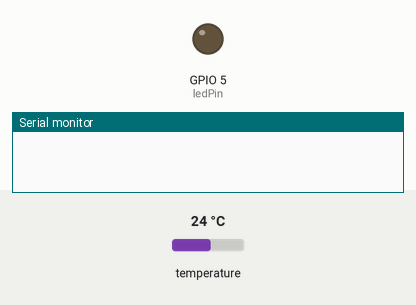
This sketch was run on a simulated ESP8266 (NodeMCU). Shown: output pins drawn as LEDs (lit = HIGH), the last lines printed to the serial monitor. The inputs (shaded band) are chosen by the test bench; at power-on: temperature 24 °C. WiFi joins after 1.5 s; servers stay silent unless stated; no MQTT or app messages arrive unless stated. At 2.6 s the program puts the board to deep sleep or switches it off; the recording ends there.

Above: at 0.0 s.
At 1.6 s:
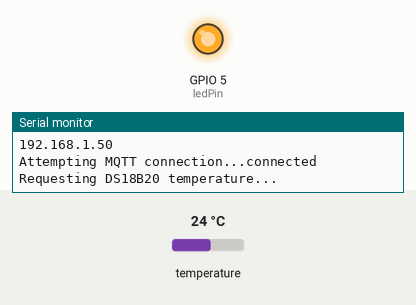
Timing chart, 0 to 2.6 s (numbered marks = the images above):
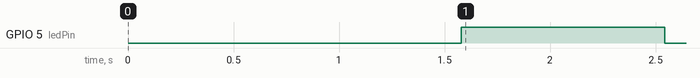

Measured:
- by itself, GPIO 5 (ledPin): LOW → HIGH at 1.6 s, → LOW 0.97 s later

The sketch:

NodeMCU_DS18B20_MQTT_ota.ino
```cpp
/*Sketch which publishes temperature data from a DS1820 sensor to a MQTT topic.
This sketch goes in deep sleep mode once the temperature has been sent to the MQTT
topic and wakes up periodically (configure SLEEP_DELAY_IN_SECONDS accordingly).
Hookup guide:
- connect D0 pin to RST pin in order to enable the ESP8266 to wake up periodically
- DS18B20:
+ connect VCC (3.3V) to the appropriate DS18B20 pin (VDD)
+ connect GND to the appopriate DS18B20 pin (GND)
+ connect D4 to the DS18B20 data pin (DQ)
+ connect a 4.7K resistor between DQ and VCC.
*/
#include<ESP8266WiFi.h>
#include<PubSubClient.h>
#include<OneWire.h>
#include<DallasTemperature.h>
#include<Streaming.h>
#include <ESP8266mDNS.h>
#include <WiFiUdp.h>

#define SLEEP_DELAY_IN_SECONDS 600 // Aufwachen aus dem Deepsleep alle 10 Minuten

#define ONE_WIRE_BUS 2               // DS18B20 pin

// ADC
ADC_MODE (ADC_VCC);                     // VCC Read

// LED-Pin definieren
const int ledPin = 5;

//Static IP address configuration
IPAddress staticIP(192, 168, 1, 144); //ESP static ip
IPAddress gateway(192, 168, 1, 1);   //IP Address of your WiFi Router (Gateway)
IPAddress subnet(255, 255, 255, 0);  //Subnet mask
IPAddress dns(8, 8, 8, 8);  //DNS
// Set web server port number to 80
WiFiServer server(80);

const char* ssid = "wlan-ssid";
const char* password = "wlan-password";
const char* Hostname = "hostname";
const char* mqtt_server = "IP-Address";
const char* mqtt_username = "mqtt-username";
const char* mqtt_password = "mqtt-password";
const char* mqtt_topic = "Aussensensor1/temperature";
const char* mqtt_topic_vcc = "Aussensensor1/vcc";
const char* mqtt_topic_akku = "Aussensensor1/Akku";
char msg[50];  // message für mqtt publish
float schwellwert = 2.6;  // Schwellwert für Auswertung Akku aufladen, sinkt der Wert vcc unter 2.6, dann sende mqtt-Nachricht "Aussensensor1/Akku" mit dem state "ON" true
//float schwellwert = 4; // testwert

WiFiClient espClient;
PubSubClient client(espClient);
OneWire oneWire(ONE_WIRE_BUS);
DallasTemperature DS18B20(&oneWire);
char temperatureString[6];

void setup() {
  // setup serial port
  Serial.begin(115200);
  // setup LED-Pin
  pinMode(ledPin, OUTPUT);
  // setup WiFi
  setup_wifi();
  client.setServer(mqtt_server, 1883);
  client.setCallback(callback);
  // setup OneWire bus
  DS18B20.begin();
  }

void setup_wifi() {
  delay(10); // We start by connecting to a WiFi network
  Serial.println();
  Serial.print("Connecting to ");
  Serial.println(ssid);
  WiFi.config(staticIP, subnet, gateway, dns);
  WiFi.hostname(Hostname);
  WiFi.begin(ssid, password);
  while (WiFi.status() != WL_CONNECTED) {
    delay(500);
    Serial.print(".");
    }
    Serial.println("");
    Serial.println("WiFi connected");
    Serial.println("IP address: ");
    Serial.println(WiFi.localIP());
            }

void callback(char* topic, byte* payload, unsigned int length) {
  Serial.print("Message arrived [");
  Serial.print(topic);
  Serial.print("] ");
  for (int i = 0; i < length; i++) {
    Serial.print((char)payload[i]);
    }
    Serial.println();
    }

void reconnect() { // Loop until we're reconnected
  while (!client.connected()) {
    Serial.print("Attempting MQTT connection..."); // Attempt to connect
    if (client.connect("ESP8266Client", mqtt_username, mqtt_password)) {
      Serial.println("connected");
      } else {
        Serial.print("failed, rc=");
        Serial.print(client.state());
        Serial.println(" try again in 5 seconds"); // Wait 5 seconds before retrying
        delay(5000);
        }
        }
        }
        float getTemperature() {
          Serial << "Requesting DS18B20 temperature..." << endl;
          float temp;
          do {
            DS18B20.requestTemperatures();
            temp = DS18B20.getTempCByIndex(0);
            delay(100);
            } while (temp == 85.0 || temp == (-127.0));
            return temp;
            }

void loop() {
  if (!client.connected()) {
    reconnect();
    }
    client.loop();
    // Read the VCC from Battery
    float vcc = ESP.getVcc() / 1000.0;
    vcc = vcc - 0.12; // correction value from VCC
    // Serial.print (vcc);
    dtostrf(vcc, sizeof(vcc), 2, msg);
    // LED einschalten, LED Leuchtet während des Sendevorganges
    digitalWrite(ledPin,HIGH);
    float temperature = getTemperature(); // convert temperature to a string with two digits before the comma and 2 digits for
    dtostrf(temperature, 2, 2, temperatureString); // send temperature to the serial console
    // Serial << "Sending temperature: " << temperatureString << endl; // send temperature to the MQTT topic
    client.publish(mqtt_topic, temperatureString);
    delay(50);
    client.publish(mqtt_topic_vcc, msg);
    delay(50);
    if (vcc <= schwellwert) {client.publish(mqtt_topic_akku, "ON", true);}
    else {client.publish(mqtt_topic_akku, "OFF", false);}
    // Serial << "Closing MQTT connection..." << endl;
    client.disconnect();
    // Serial << "Closing WiFi connection..." << endl;

    // LED ausschalten
    digitalWrite(ledPin,LOW);
    WiFi.disconnect();
    delay(100);
    //Serial << "Entering deep sleep mode for " << SLEEP_DELAY_IN_SECONDS <<
    ESP.deepSleep(SLEEP_DELAY_IN_SECONDS * 1000000, WAKE_RF_DEFAULT); //ESP.deepSleep(10 * 1000, WAKE_NO_RFCAL);
    delay(500); // wait for deep sleep to happen
    }
```
